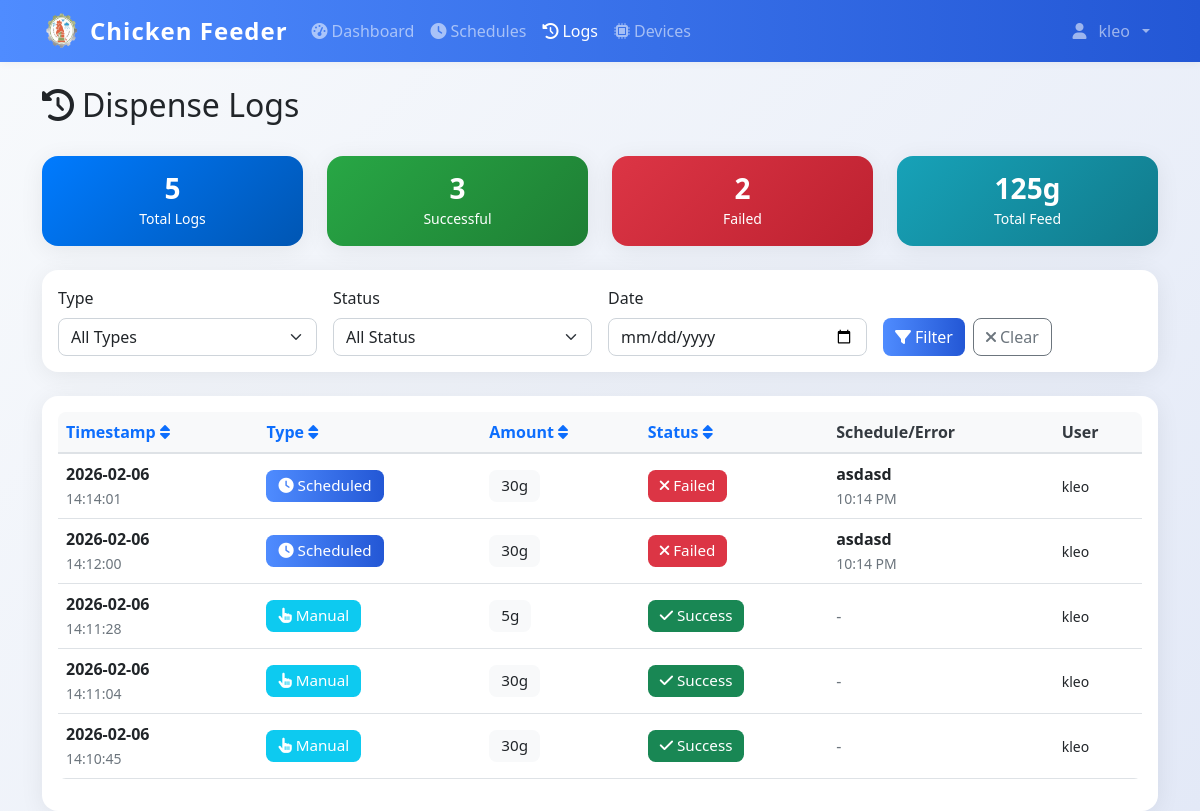
The page /logs (signed in) on the database as committed earlier.
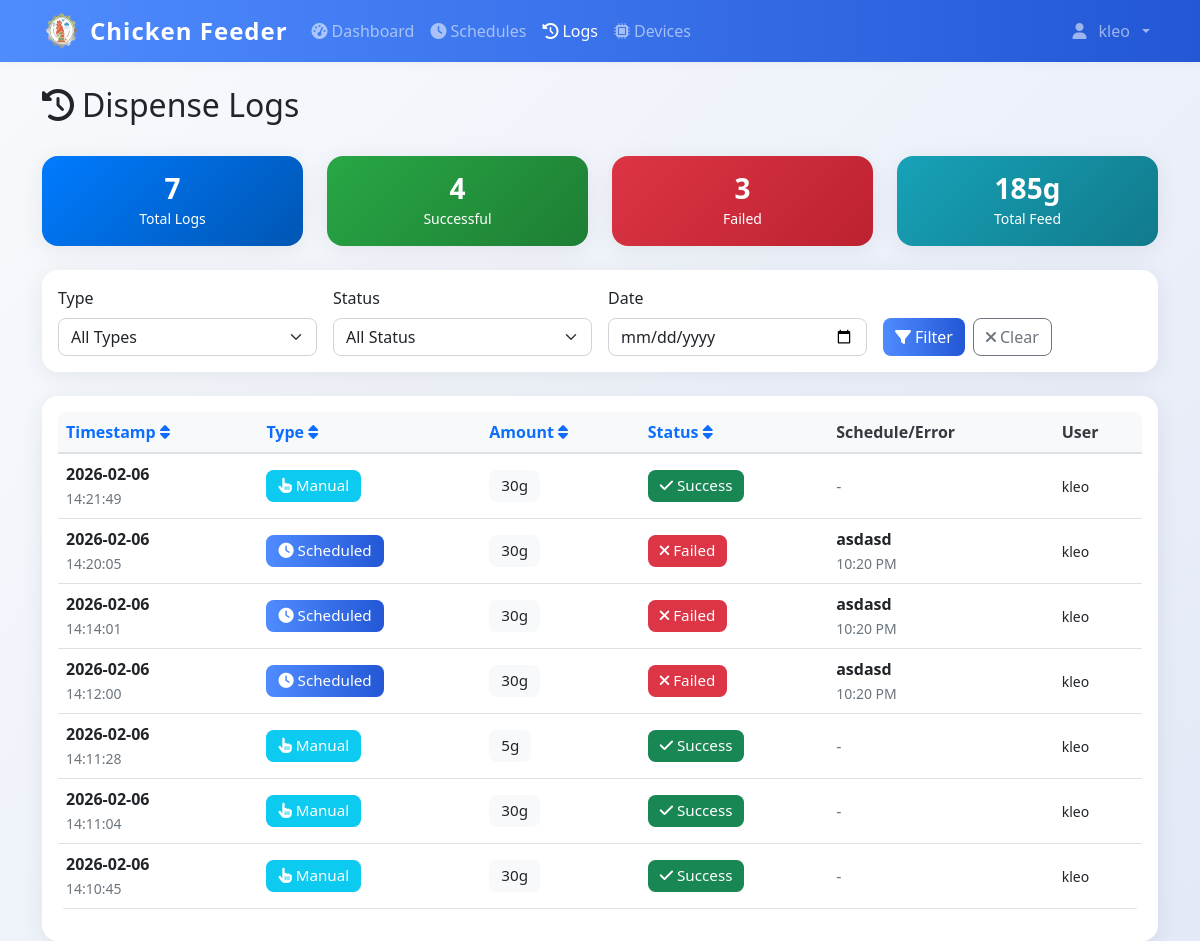
The same page on the database as committed later.
### models.py (models this page shows)
class User(UserMixin, db.Model):
    id = db.Column(db.Integer, primary_key=True)
    username = db.Column(db.String(80), unique=True, nullable=False)
    email = db.Column(db.String(120), unique=True, nullable=False)
    password_hash = db.Column(db.String(120), nullable=False)
    iot_device_url = db.Column(db.String(255), nullable=True)  # e.g., 'http://192.168.1.100:5000' or 'pi_klei'
    is_admin = db.Column(db.Boolean, default=True)
    created_at = db.Column(db.DateTime, default=datetime.utcnow)

class DispenseLog(db.Model):
    id = db.Column(db.Integer, primary_key=True)
    timestamp = db.Column(db.DateTime, default=datetime.utcnow, nullable=False)
    amount_grams = db.Column(db.Integer, nullable=False)
    trigger_type = db.Column(db.String(20), nullable=False)
    schedule_id = db.Column(db.Integer, db.ForeignKey('feed_schedule.id'), nullable=True)
    status = db.Column(db.String(20), default='success')
    error_message = db.Column(db.Text, nullable=True)
    triggered_by = db.Column(db.Integer, db.ForeignKey('user.id'), nullable=True)
    schedule = db.relationship('FeedSchedule', backref=db.backref('dispense_logs', lazy=True))
    user = db.relationship('User', backref=db.backref('dispense_logs', lazy=True))

class FeedSchedule(db.Model):
    id = db.Column(db.Integer, primary_key=True)
    name = db.Column(db.String(100), nullable=False)
    feed_time = db.Column(db.Time, nullable=False)
    amount_grams = db.Column(db.Integer, nullable=False)
    is_active = db.Column(db.Boolean, default=True)
    created_by = db.Column(db.Integer, db.ForeignKey('user.id'), nullable=False)
    created_at = db.Column(db.DateTime, default=datetime.utcnow)
    user = db.relationship('User', backref=db.backref('schedules', lazy=True))

### app.py (the view)
@app.route('/logs')
@login_required
def logs():
    page = request.args.get('page', 1, type=int)
    if not current_user.is_admin:
        logs = DispenseLog.query.filter_by(triggered_by=current_user.id).order_by(DispenseLog.timestamp.desc()).paginate(
            page=page, per_page=10, error_out=False
        )
    else:
        logs = DispenseLog.query.order_by(DispenseLog.timestamp.desc()).paginate(
            page=page, per_page=10, error_out=False
        )
    return render_template('logs.html', logs=logs)

### templates/logs.html (shortened to what this page needs)
{% extends "base.html" %}
{% block content %}
<div class="container mt-4">
    <div class="row mb-4">
        <div class="col">
            <h1 class="h2">
                <i class="fas fa-history me-2"></i>Dispense Logs
            </h1>
        </div>
    </div>
    {% if not logs or not logs.items %}
    <div class="text-center text-muted py-5">
        <i class="fas fa-clipboard-list fa-4x mb-3"></i>
        <h4>No Logs Available</h4>
        <p class="mb-4">No log data found. Dispense logs will appear here once you start feeding.</p>
        <a href="{{ url_for('dashboard') }}" class="btn btn-primary">
            <i class="fas fa-tachometer-alt me-2"></i>Go to Dashboard
        </a>
    </div>
    {% else %}
    <div class="row my-4">
        <div class="col-md-3">
            <div class="card bg-primary text-white">
                <div class="card-body text-center">
                    <h3 class="mb-0">{{ logs.total }}</h3>
                    <small>Total Logs</small>
                </div>
            </div>
        </div>
        <div class="col-md-3">
            <div class="card bg-success text-white">
                <div class="card-body text-center">
                    <h3 class="mb-0">{{ logs.items|selectattr('status', 'equalto', 'success')|list|length }}</h3>
                    <small>Successful</small>
                </div>
            </div>
        </div>
        <div class="col-md-3">
            <div class="card bg-danger text-white">
                <div class="card-body text-center">
                    <h3 class="mb-0">{{ logs.items|selectattr('status', 'equalto', 'failure')|list|length }}</h3>
                    <small>Failed</small>
                </div>
            </div>
        </div>
        <div class="col-md-3">
            <div class="card bg-info text-white">
                <div class="card-body text-center">
                    <h3 class="mb-0">{{ logs.items|sum(attribute='amount_grams') }}g</h3>
                    <small>Total Feed</small>
                </div>
            </div>
        </div>
    </div>
    <div class="card mb-4">
        <div class="card-body">
            <div class="row g-3">
                <div class="col-md-3">
                    <label for="filter-type" class="form-label">Type</label>
                    <select class="form-select" id="filter-type">
                        <option value="">All Types</option>
                    </select>
                </div>
                <div class="col-md-3">
                    <label for="filter-status" class="form-label">Status</label>
                    <select class="form-select" id="filter-status">
                        <option value="">All Status</option>
                    </select>
                </div>
                <div class="col-md-3">
                    <label for="filter-date" class="form-label">Date</label>
                    <input type="date" class="form-control" id="filter-date">
                </div>
                <div class="col-md-3">
                    <label class="form-label">&nbsp;</label>
                    <div class="d-flex gap-2">
                        <button class="btn btn-primary" onclick="applyFilters()">
                            <i class="fas fa-filter me-1"></i>Filter
                        </button>
                        <button class="btn btn-outline-secondary" onclick="clearFilters()">
                            <i class="fas fa-times me-1"></i>Clear
                        </button>
                    </div>
                </div>
            </div>
        </div>
    </div>
    <div class="card">
        <div class="card-body">
            {% if logs.items %}
            <div class="table-responsive">
                <table class="table table-hover">
                    <thead>
                        <tr>
                            <th>
                                <a href="#" onclick="sortTable('timestamp')" class="text-decoration-none">
                                    Timestamp <i class="fas fa-sort"></i>
                                </a>
                            </th>
                            <th>
                                <a href="#" onclick="sortTable('type')" class="text-decoration-none">
                                    Type <i class="fas fa-sort"></i>
                                </a>
                            </th>
                            <th>
                                <a href="#" onclick="sortTable('amount')" class="text-decoration-none">
                                    Amount <i class="fas fa-sort"></i>
                                </a>
                            </th>
                            <th>
                                <a href="#" onclick="sortTable('status')" class="text-decoration-none">
                                    Status <i class="fas fa-sort"></i>
                                </a>
                            </th>
                            <th>Schedule/Error</th>
                            <th>User</th>
                        </tr>
                    </thead>
                    <tbody id="logs-table-body">
                        {% for log in logs.items %}
                        <tr class="log-row"
                            data-type="{{ log.trigger_type }}"
                            data-status="{{ log.status }}"
                            data-date="{{ log.timestamp.strftime('%Y-%m-%d') }}">
                            <td>
                                <div>
                                    <strong>{{ log.timestamp.strftime('%Y-%m-%d') }}</strong>
                                </div>
                                <small class="text-muted">{{ log.timestamp.strftime('%H:%M:%S') }}</small>
                            </td>
                            <td>
                                {% if log.trigger_type == 'manual' %}
                                    <span class="badge bg-info">
                                        <i class="fas fa-hand-pointer me-1"></i>Manual
                                    </span>
                                {% else %}
                                    <span class="badge bg-primary">
                                        <i class="fas fa-clock me-1"></i>Scheduled
                                    </span>
                                {% endif %}
                            </td>
                            <td>
                                <span class="badge bg-light text-dark">{{ log.amount_grams }}g</span>
                            </td>
                            <td>
                                {% if log.status == 'success' %}
                                    <span class="badge bg-success">
                                        <i class="fas fa-check me-1"></i>Success
                                    </span>
                                {% else %}
                                    <span class="badge bg-danger">
                                        <i class="fas fa-times me-1"></i>Failed
                                    </span>
                                {% endif %}
                            </td>
                            <td style="max-width: 350px;">
                                {% if log.schedule %}
                                    <div>
                                        <strong>{{ log.schedule.name }}</strong>
                                    </div>
                                    <small class="text-muted">{{ log.schedule.feed_time.strftime('%I:%M %p') }}</small>
                                {% elif log.error_message %}
                                    <div class="text-danger" title="{{ log.error_message }}" style="cursor: help;">
                                        <i class="fas fa-exclamation-triangle me-1"></i>
                                        <small>{{ log.error_message[:100] }}{% if log.error_message|length > 100 %}...{% endif %}</small>
                                    </div>
                                {% else %}
                                    <span class="text-muted">-</span>
                                {% endif %}
                            </td>
                            <td>
                                {% if log.user %}
                                    <small>{{ log.user.username }}</small>
                                {% else %}
                                    <small class="text-muted">System</small>
                                {% endif %}
                            </td>
                        </tr>
                        {% endfor %}
                    </tbody>
                </table>
            </div>
            {% endif %}
        </div>
    </div>
</div>
{% endif %}
{% endblock %}

### templates/base.html (shortened to what this page needs)
<!DOCTYPE html>
<html lang="en">
<head>
    <link href="https://cdn.jsdelivr.net/npm/bootstrap@5.1.3/dist/css/bootstrap.min.css" rel="stylesheet">
    <link href="https://cdnjs.cloudflare.com/ajax/libs/font-awesome/6.0.0/css/all.min.css" rel="stylesheet">
    <link href="{{ url_for('static', filename='css/style.css') }}" rel="stylesheet">
</head>
<body>
    {% if current_user.is_authenticated %}
    <nav class="navbar navbar-expand-lg navbar-dark bg-primary">
        <div class="container">
            <div class="d-flex align-items-center gap-2">
                <img src="{{ url_for('static', filename='img/chicken-logo.png') }}" alt="Logo" style="width:40px;height:40px;" >
                <a class="navbar-brand" href="{{ url_for('dashboard') }}">
                   Chicken Feeder
                </a>
            </div>
            <div class="collapse navbar-collapse" id="navbarNav">
                <ul class="navbar-nav me-auto">
                    <li class="nav-item">
                        <a class="nav-link {% if request.endpoint == 'dashboard' %}active{% endif %}"
                           href="{{ url_for('dashboard') }}">
                            <i class="fas fa-tachometer-alt me-1"></i>Dashboard
                        </a>
                    </li>
                    <li class="nav-item">
                        <a class="nav-link {% if request.endpoint in ['schedules', 'add_schedule'] %}active{% endif %}"
                           href="{{ url_for('schedules') }}">
                            <i class="fas fa-clock me-1"></i>Schedules
                        </a>
                    </li>
                    <li class="nav-item">
                        <a class="nav-link {% if request.endpoint == 'logs' %}active{% endif %}"
                           href="{{ url_for('logs') }}">
                            <i class="fas fa-history me-1"></i>Logs
                        </a>
                    </li>
                    <li class="nav-item">
                        <a class="nav-link {% if request.endpoint in ['devices', 'add_device'] %}active{% endif %}"
                           href="{{ url_for('devices') }}">
                            <i class="fas fa-microchip me-1"></i>Devices
                        </a>
                    </li>
                </ul>
                <ul class="navbar-nav">
                    <li class="nav-item dropdown">
                        <a class="nav-link dropdown-toggle d-flex align-items-center gap-2" href="#" id="navbarDropdown" role="button"
                           data-bs-toggle="dropdown" aria-expanded="false">
                            <i class="fas fa-user me-1 "></i>{{ current_user.username }}
                        </a>
                    </li>
                </ul>
            </div>
        </div>
    </nav>
    {% endif %}
    <main class="container-fluid align-items-center">
        {% block content %}{% endblock %}
    </main>
</body>
</html>

Rows that differ between the two databases and show on the page:
added DispenseLog: timestamp "2026-02-06", timestamp "14:21:49", trigger_type "manual" (drawn), amount_grams "30", status "success" (drawn), user.username "kleo"
added DispenseLog: timestamp "2026-02-06", timestamp "14:20:05", trigger_type "scheduled" (drawn), amount_grams "30", status "failure" (drawn), schedule.name "asdasd", schedule.feed_time "10:20 PM", user.username "kleo"
changed through a linked row, DispenseLog (number 3 of 7 on the later page): schedule.feed_time "10:14 PM" → "10:20 PM"
changed through a linked row, DispenseLog (number 4 of 7 on the later page): schedule.feed_time "10:14 PM" → "10:20 PM"
Other text that changed with them:
{{ logs.total }}: "5" → "7"
{{ logs.items|selectattr('status', 'equalto', 'success')|list|length }}: "3" → "4"
{{ logs.items|selectattr('status', 'equalto', 'failure')|list|length }}: "2" → "3"
{{ logs.items|sum(attribute='amount_grams') }}: "125" → "185"
